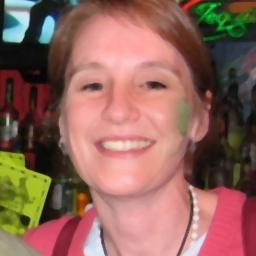
#> input picture leaked_duplicates/Test/Fake/fake_1012.jpg, 256 x 256 px; its folder holds 4 pictures in this run
$ python verify_label_candidates.py
#> lines starting #> are read from the running program, lines starting #| are printed output that depends on the picture
"""
Verify label-quality candidates visually.
Builds comparison grids of:
1. Cross-class near-duplicates (near-identical images labeled Fake vs Real)
2. High-confidence mislabel candidates
3. A sample of ambiguous cases
"""

import json
from pathlib import Path
from PIL import Image, ImageDraw, ImageFont

DATASET_ROOT = Path.home() / ".cache/kagglehub/datasets/manjilkarki/deepfake-and-real-images/versions/1/Dataset"
OUT = Path("label_quality_results")


def dhash_of_path(path, hash_size=8):
#> called with hash_size = 8
    img = Image.open(path).convert("L").resize((hash_size + 1, hash_size), Image.Resampling.LANCZOS)
    pixels = list(img.getdata())
#> pixels = 72 values, max 205 at index 13, min 12 at index 19, mean 112.8
    diff = []
    for row in range(hash_size):
        rs = row * (hash_size + 1)
        for col in range(hash_size):
            diff.append(pixels[rs + col] > pixels[rs + col + 1])
#> after the loop, diff = 64 items, first 6: True, True, False, False, True, True
    hv = 0
    for bit in diff:
        hv = (hv << 1) | bit
#> this loop made 64 passes
#> (bit, hv) on passes 3 to 14: (False, 6), (False, 12), (True, 25), (True, 51), (True, 103), (False, 206), (False, 412), (False, 824), (False, 1648), (False, 3296), (True, 6593), (True, 13187)
#> hv on passes 1 to 2: 1, 3
#> after the loop, hv = 14847961803208443847
    return hv


def hamming(a, b):
    return bin(a ^ b).count("1")


def build_grid(pairs, cols=4, cell=220, out_name="grid.png"):
    """pairs: list of (img1_path, img2_path, caption1, caption2, title)"""
    rows = (len(pairs) + cols - 1) // cols
    W, H = cols * cell * 2, rows * (cell + 30)
    canvas = Image.new("RGB", (W, H), (255, 255, 255))
    draw = ImageDraw.Draw(canvas)
    try:
        font = ImageFont.truetype("/System/Library/Fonts/Helvetica.ttc", 18)
        small = ImageFont.truetype("/System/Library/Fonts/Helvetica.ttc", 14)
    except Exception:
        font = ImageFont.load_default()
        small = font

    for idx, (p1, p2, cap1, cap2, title) in enumerate(pairs):
        r, c = divmod(idx, cols)
        x0 = c * cell * 2
        y0 = r * (cell + 30)
        try:
            img1 = Image.open(p1).convert("RGB").resize((cell, cell))
            img2 = Image.open(p2).convert("RGB").resize((cell, cell))
        except Exception as e:
            print(f"  skip {p1} {e}")
            continue
        canvas.paste(img1, (x0, y0))
        canvas.paste(img2, (x0 + cell, y0))
        draw.text((x0 + 5, y0 + cell), cap1, fill=(255, 0, 0) if "Fake" in cap1 else (0, 128, 0), font=small)
        draw.text((x0 + cell + 5, y0 + cell), cap2, fill=(255, 0, 0) if "Fake" in cap2 else (0, 128, 0), font=small)
        draw.text((x0 + 5, y0 + cell + 14), title, fill=(0, 0, 0), font=small)

    canvas.save(OUT / out_name)
    print(f"  Saved {OUT / out_name}")


# ── 1. Cross-class near-duplicates ─────────────────────────────────────────
print("Computing cross-class near-duplicates...")
fake_paths = sorted(p for p in (DATASET_ROOT / "Test" / "Fake").glob("*"))
real_paths = sorted(p for p in (DATASET_ROOT / "Test" / "Real").glob("*"))
fake_hashes = {p: dhash_of_path(p) for p in fake_paths}
#> call 2 of dhash_of_path, with hash_size = 8
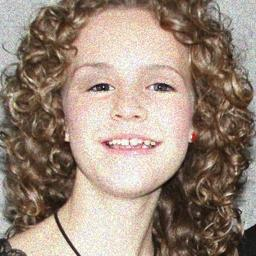
#> input picture leaked_duplicates/Test/Fake/fake_1078.jpg, 256 x 256 px
#> in dhash_of_path (call 2), `pixels = list(img.getdata())`: pixels = 72 values, max 239 at index 66, min 40 at index 60, mean 141.2
#> the loop in dhash_of_path (call 2), `for bit in diff:` made 64 passes
#> (bit, hv) on passes 3 to 14: (False, 6), (False, 12), (True, 25), (True, 51), (False, 102), (False, 204), (True, 409), (False, 818), (False, 1636), (False, 3272), (True, 6545), (True, 13091)
#> after the loop in dhash_of_path (call 2), `for bit in diff:`: hv = 14739875407852248093
#> call 3 of dhash_of_path, with hash_size = 8
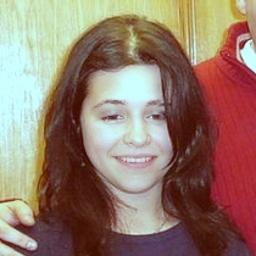
#> input picture leaked_duplicates/Test/Fake/fake_1159.jpg, 256 x 256 px
#> in dhash_of_path (call 3), `pixels = list(img.getdata())`: pixels = 72 values, max 245 at index 27, min 26 at index 47, mean 127.6
#> after the loop in dhash_of_path (call 3), `for row in range(hash_size):`: diff = 64 items, first 6: True, False, True, True, False, False
#> the loop in dhash_of_path (call 3), `for bit in diff:` made 64 passes
#> (bit, hv) on passes 2 to 13: (False, 2), (True, 5), (True, 11), (False, 22), (False, 44), (False, 88), (True, 177), (True, 355), (True, 711), (True, 1423), (False, 2846), (True, 5693)
#> after the loop in dhash_of_path (call 3), `for bit in diff:`: hv = 12820004093779823814
#> call 4 of dhash_of_path, with hash_size = 8
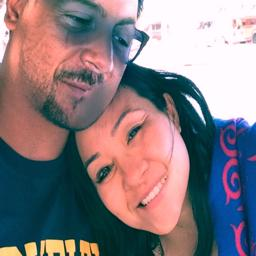
#> input picture leaked_duplicates/Test/Fake/fake_1183.jpg, 256 x 256 px
#> in dhash_of_path (call 4), `pixels = list(img.getdata())`: pixels = 72 values, max 255 at index 15, min 21 at index 56, mean 126.8
#> after the loop in dhash_of_path (call 4), `for row in range(hash_size):`: diff = 64 items, first 6: True, True, False, False, False, False
#> the loop in dhash_of_path (call 4), `for bit in diff:` made 64 passes
#> (bit, hv) on passes 3 to 14: (False, 6), (False, 12), (False, 24), (False, 48), (True, 97), (True, 195), (False, 390), (True, 781), (True, 1563), (False, 3126), (False, 6252), (False, 12504)
#> after the loop in dhash_of_path (call 4), `for bit in diff:`: hv = 14079194219856447026
#> fake_hashes = 4 items
real_hashes = {p: dhash_of_path(p) for p in real_paths}

cross_near = []
for p1, h1 in fake_hashes.items():
    for p2, h2 in real_hashes.items():
        d = hamming(h1, h2)
        if d <= 5:
            cross_near.append((p1, p2, d))
#> this loop made 4 passes
#> h1 on passes 1 to 4: 14847961803208443847, 14739875407852248093, 12820004093779823814, 14079194219856447026
#> after the loop, cross_near = []

print(f"Cross-class near-dups (dhash<=5): {len(cross_near)}")
#| Cross-class near-dups (dhash<=5): 0
cross_near.sort(key=lambda x: x[2])

# Save full list
with open(OUT / "cross_class_near_dups.json", "w") as f:
    json.dump([{"fake": str(a), "real": str(b), "distance": d} for a, b, d in cross_near], f, indent=2)
print("  Saved cross_class_near_dups.json")

# Build grid of all pairs (up to 40)
pairs = [(a, b, f"Fake: {a.name}", f"Real: {b.name}", f"d={d}") for a, b, d in cross_near[:40]]
#> pairs = []
build_grid(pairs, cols=5, cell=200, out_name="cross_class_near_dups_grid.png")
#> in build_grid, `rows = (len(pairs) + cols - 1) // cols`: rows = 0
#> in build_grid, `W, H = cols * cell * 2, rows * (cell + 30)`: W = 2000; H = 0
#> (the run stopped early here; a loop or call above may not have finished)
